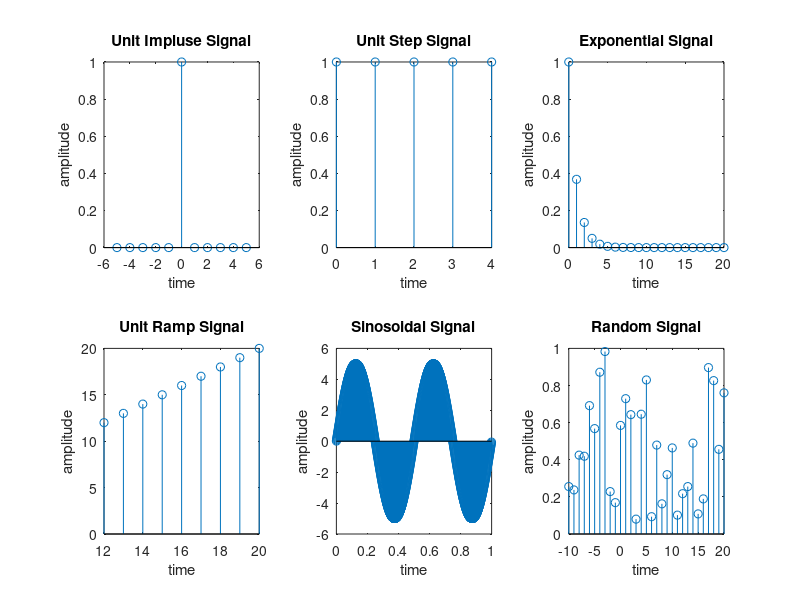

The MATLAB source for this figure:
%{Ex-04,,Ex Name- Waveform generation for Discrete signal.}

%unit impulse signal (1)
clc;
clear all;
close all;

N=5; %set limit
t1= -5:5;
x1=[zeros(1,N), ones(1,1), zeros(1,N)];

subplot(2,3,1);
stem(t1,x1);
xlabel('time');
ylabel('amplitude');
title('Unit Impluse Signal');



%unit step signal (2)
t6= 0:4;
x6=ones(1,5);

subplot(2,3,2);
stem(t6,x6);
xlabel('time');
ylabel('amplitude');
title('Unit Step Signal');



%Exponential signal (3)
t6= 0:1:20;
x6=exp(-t6);

subplot(2,3,3);
stem(t6,x6);
xlabel('time');
ylabel('amplitude');
title('Exponential Signal');

%Exponential signal
t6= 0:1:20;
x6=exp(+t6);

subplot(2,3,4);
stem(t6,x6);
xlabel('time');
ylabel('amplitude');
title('Exponential Signal');


%Unit ramp signal (4)
t6= -0:20;
x6=t6;

subplot(2,3,4);
stem(t6,x6);
xlabel('time');
ylabel('amplitude');
title('Unit Ramp Signal');


%Unit ramp signal
t6= 12:20;
x6=t6;

subplot(2,3,4);
stem(t6,x6);
xlabel('time');
ylabel('amplitude');
title('Unit Ramp Signal');



%Sinosoidal signal (5)
A= 5;
F= 2;
t6= 0.0001:0.001:1;
x6= A*sin(2*pi*F*t6);

subplot(2,3,5);
stem(t6,x6);
xlabel('time');
ylabel('amplitude');
title('Sinosoidal Signal');



%Random signal (6)
t6= -10:1:20;
x6= rand(1,31);

subplot(2,3,6);
stem(t6,x6);
xlabel('time');
ylabel('amplitude');
title('Random Signal');